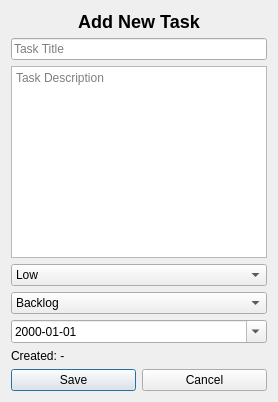
<?xml version="1.0" encoding="UTF-8"?>
<ui version="4.0">
 <class>TaskDialog</class>
 <widget class="QDialog" name="TaskDialog">
  <property name="windowTitle">
   <string>Add New Task</string>
  </property>
  <layout class="QVBoxLayout" name="verticalLayout">
   <item>
    <widget class="QLabel" name="headerLabel">
     <property name="text">
      <string>Add New Task</string>
     </property>
     <property name="alignment">
      <set>Qt::AlignCenter</set>
     </property>
     <property name="styleSheet">
      <string>font-size: 18px; font-weight: bold;</string>
     </property>
    </widget>
   </item>
   <item>
    <widget class="QLineEdit" name="titleEdit">
     <property name="placeholderText">
      <string>Task Title</string>
     </property>
    </widget>
   </item>
   <item>
    <widget class="QTextEdit" name="descriptionEdit">
     <property name="placeholderText">
      <string>Task Description</string>
     </property>
    </widget>
   </item>
   <item>
    <widget class="QComboBox" name="priorityCombo">
     <item>
      <property name="text">
       <string>Low</string>
      </property>
     </item>
     <item>
      <property name="text">
       <string>Medium</string>
      </property>
     </item>
     <item>
      <property name="text">
       <string>High</string>
      </property>
     </item>
    </widget>
   </item>
   <item>
    <widget class="QComboBox" name="statusCombo">
     <item>
      <property name="text">
       <string>Backlog</string>
      </property>
     </item>
     <item>
      <property name="text">
       <string>In Progress</string>
      </property>
     </item>
     <item>
      <property name="text">
       <string>Blocked</string>
      </property>
     </item>
     <item>
      <property name="text">
       <string>Done</string>
      </property>
     </item>
    </widget>
   </item>
   <item>
    <widget class="QDateEdit" name="dueDateEdit">
     <property name="calendarPopup">
      <bool>true</bool>
     </property>
     <property name="displayFormat">
      <string>yyyy-MM-dd</string>
     </property>
    </widget>
   </item>
   <item>
    <widget class="QLabel" name="createdDateLabel">
     <property name="text">
      <string>Created: -</string>
     </property>
    </widget>
   </item>
   <item>
    <layout class="QHBoxLayout" name="buttonLayout">
     <item>
      <widget class="QPushButton" name="saveButton">
       <property name="text">
        <string>Save</string>
       </property>
      </widget>
     </item>
     <item>
      <widget class="QPushButton" name="cancelButton">
       <property name="text">
        <string>Cancel</string>
       </property>
      </widget>
     </item>
    </layout>
   </item>
  </layout>
 </widget>
 <resources/>
 <connections/>
</ui>
